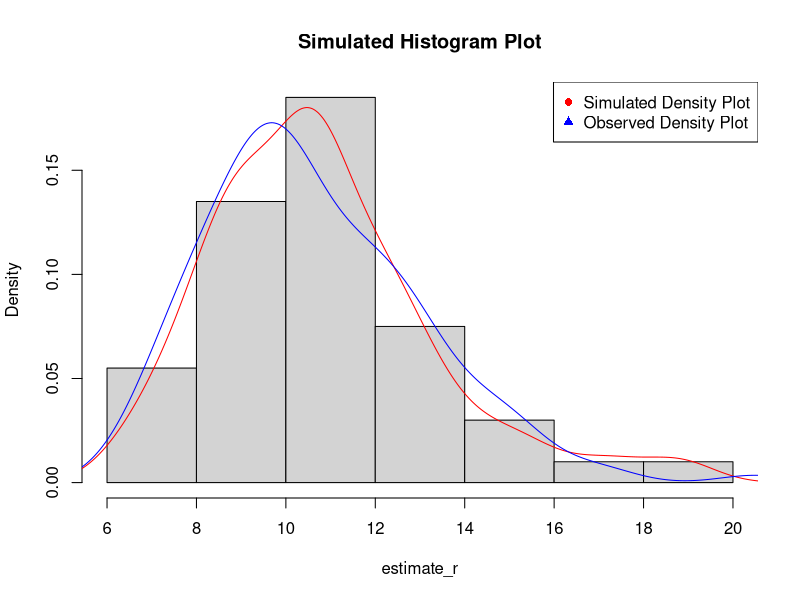

The R source for this figure:
## ---- chunk 1
## moved data to csv format because the file was downloading as text
data <- read.csv("cats.csv")
head(data)
## ---- chunk 2
cats_mean_Hwt <- mean(data$Hwt)
cats_mean_Hwt

cats_sigma_Hwt <- sd(data$Hwt) 
cats_sigma_Hwt
## ---- chunk 3

alpha <- (cats_mean_Hwt^2)/(cats_sigma_Hwt^2)
alpha

beta <- (cats_sigma_Hwt^2)/cats_mean_Hwt
beta
## ---- chunk 4
est.gamma <- function(x){
  
  n = length(x)
  
  x_bar = sum(x)/n
  
  var_x = (1/(n - 1)) * sum((x - x_bar)^2)
  
  alpha_gamma = (x_bar^2)/var_x
  
  beta_gamma = var_x/x_bar
  
  print(c(alpha_gamma, beta_gamma))
}
## ---- chunk 5
estimate_est <- est.gamma(data$Hwt)
estimate_est
## ---- chunk 6
set.seed(1234)

estimate_r <- rgamma(100, shape = alpha, scale = beta)
head(estimate_r)
## ---- chunk 7
r_mean <- mean(estimate_r)
r_mean

r_sigma <- sd(estimate_r)
r_sigma
## ---- chunk 8
hist(estimate_r, 
     probability = TRUE,
     main = "Simulated Histogram Plot")

lines(density(estimate_r),
     col = "red",
     main = "Simulated Density Plot")

lines(density(data$Hwt),
     col = "blue",
     main = "Observed Density Plot")

legend("topright", c("Simulated Density Plot", "Observed Density Plot"),
       col = c("red", "blue"), pch = c(16,17))

